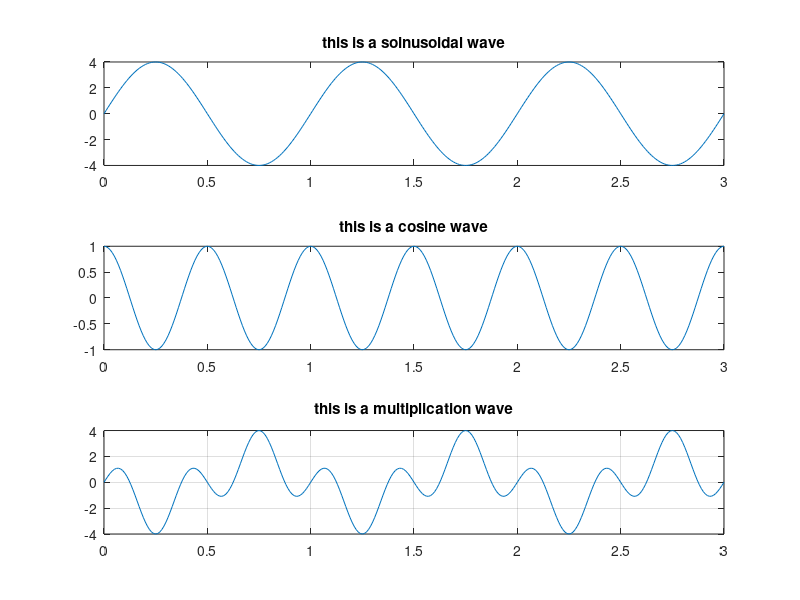

MATLAB code for this plot:
%Multiplcation
t= 0:0.01:3;

x1=4*sin(2*pi*1*t);
x2=cos(2*pi*2*t);

y=x1.*x2;

subplot(3 ,1,1);
plot(t,x1);
title('this is a soinusoidal wave');

subplot(3,1,2);
plot(t,x2);
title('this is a cosine wave');

subplot(3,1,3);
plot(t,y);
title('this is a multiplication wave');
grid on;